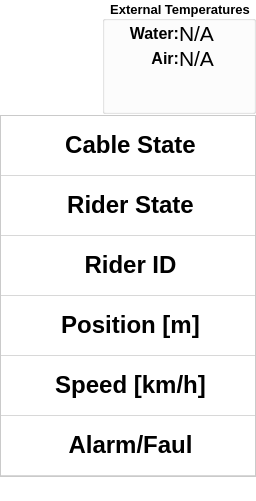
                  <widget class="QWidget" name="MainTab">
                   <property name="styleSheet">
                    <string notr="true">background-color: rgba(255, 255, 255, 0);</string>
                   </property>
                   <attribute name="title">
                    <string>Main</string>
                   </attribute>
                   <layout class="QGridLayout" name="gridLayout_11">
                    <property name="leftMargin">
                     <number>0</number>
                    </property>
                    <property name="topMargin">
                     <number>0</number>
                    </property>
                    <property name="rightMargin">
                     <number>0</number>
                    </property>
                    <property name="bottomMargin">
                     <number>0</number>
                    </property>
                    <property name="spacing">
                     <number>0</number>
                    </property>
                    <item row="0" column="0">
                     <layout class="QVBoxLayout" name="verticalLayout_4">
                      <property name="spacing">
                       <number>0</number>
                      </property>
                      <property name="bottomMargin">
                       <number>25</number>
                      </property>
                      <item>
                       <layout class="QHBoxLayout" name="horizontalLayout_17">
                        <property name="spacing">
                         <number>0</number>
                        </property>
                        <item>
                         <widget class="QLabel" name="logo_2">
                          <property name="maximumSize">
                           <size>
                            <width>276</width>
                            <height>16777215</height>
                           </size>
                          </property>
                          <property name="text">
                           <string/>
                          </property>
                          <property name="pixmap">
                           <pixmap resource="Images.qrc">:/img/Img/logo.png</pixmap>
                          </property>
                          <property name="scaledContents">
                           <bool>false</bool>
                          </property>
                         </widget>
                        </item>
                        <item>
                         <widget class="Line" name="line_2">
                          <property name="orientation">
                           <enum>Qt::Vertical</enum>
                          </property>
                         </widget>
                        </item>
                        <item>
                         <spacer name="horizontalSpacer_26">
                          <property name="orientation">
                           <enum>Qt::Horizontal</enum>
                          </property>
                          <property name="sizeHint" stdset="0">
                           <size>
                            <width>40</width>
                            <height>20</height>
                           </size>
                          </property>
                         </spacer>
                        </item>
                        <item>
                         <widget class="QGroupBox" name="groupBox_2">
                          <property name="sizePolicy">
                           <sizepolicy hsizetype="Preferred" vsizetype="Preferred">
                            <horstretch>0</horstretch>
                            <verstretch>0</verstretch>
                           </sizepolicy>
                          </property>
                          <property name="font">
                           <font>
                            <pointsize>10</pointsize>
                            <weight>75</weight>
                            <bold>true</bold>
                           </font>
                          </property>
                          <property name="title">
                           <string>External Temperatures</string>
                          </property>
                          <property name="alignment">
                           <set>Qt::AlignCenter</set>
                          </property>
                          <property name="flat">
                           <bool>true</bool>
                          </property>
                          <property name="checkable">
                           <bool>false</bool>
                          </property>
                          <layout class="QGridLayout" name="gridLayout_7">
                           <property name="leftMargin">
                            <number>0</number>
                           </property>
                           <property name="topMargin">
                            <number>0</number>
                           </property>
                           <property name="rightMargin">
                            <number>0</number>
                           </property>
                           <property name="bottomMargin">
                            <number>0</number>
                           </property>
                           <property name="spacing">
                            <number>0</number>
                           </property>
                           <item row="0" column="0">
                            <layout class="QVBoxLayout" name="verticalLayout_7">
                             <property name="spacing">
                              <number>0</number>
                             </property>
                             <item>
                              <layout class="QGridLayout" name="gridLayout_8">
                               <item row="1" column="1">
                                <widget class="QLabel" name="t_label_4">
                                 <property name="font">
                                  <font>
                                   <pointsize>16</pointsize>
                                  </font>
                                 </property>
                                 <property name="text">
                                  <string>N/A</string>
                                 </property>
                                </widget>
                               </item>
                               <item row="1" column="0">
                                <widget class="QLabel" name="t_label_3">
                                 <property name="font">
                                  <font>
                                   <pointsize>12</pointsize>
                                   <weight>75</weight>
                                   <bold>true</bold>
                                  </font>
                                 </property>
                                 <property name="text">
                                  <string>Air:</string>
                                 </property>
                                 <property name="alignment">
                                  <set>Qt::AlignRight|Qt::AlignTrailing|Qt::AlignVCenter</set>
                                 </property>
                                </widget>
                               </item>
                               <item row="0" column="0">
                                <widget class="QLabel" name="t_label_1">
                                 <property name="font">
                                  <font>
                                   <pointsize>12</pointsize>
                                   <weight>75</weight>
                                   <bold>true</bold>
                                  </font>
                                 </property>
                                 <property name="text">
                                  <string>Water:</string>
                                 </property>
                                 <property name="alignment">
                                  <set>Qt::AlignRight|Qt::AlignTrailing|Qt::AlignVCenter</set>
                                 </property>
                                </widget>
                               </item>
                               <item row="0" column="1">
                                <widget class="QLabel" name="t_label_2">
                                 <property name="font">
                                  <font>
                                   <pointsize>16</pointsize>
                                  </font>
                                 </property>
                                 <property name="text">
                                  <string>N/A</string>
                                 </property>
                                </widget>
                               </item>
                              </layout>
                             </item>
                             <item>
                              <spacer name="verticalSpacer_4">
                               <property name="orientation">
                                <enum>Qt::Vertical</enum>
                               </property>
                               <property name="sizeHint" stdset="0">
                                <size>
                                 <width>20</width>
                                 <height>40</height>
                                </size>
                               </property>
                              </spacer>
                             </item>
                            </layout>
                           </item>
                          </layout>
                         </widget>
                        </item>
                       </layout>
                      </item>
                      <item>
                       <widget class="QTableWidget" name="tableWidget">
                        <property name="sizePolicy">
                         <sizepolicy hsizetype="Expanding" vsizetype="Expanding">
                          <horstretch>0</horstretch>
                          <verstretch>0</verstretch>
                         </sizepolicy>
                        </property>
                        <property name="minimumSize">
                         <size>
                          <width>200</width>
                          <height>362</height>
                         </size>
                        </property>
                        <property name="maximumSize">
                         <size>
                          <width>16777215</width>
                          <height>360</height>
                         </size>
                        </property>
                        <property name="font">
                         <font>
                          <pointsize>18</pointsize>
                          <weight>75</weight>
                          <bold>true</bold>
                         </font>
                        </property>
                        <property name="styleSheet">
                         <string notr="true">background-color: rgba(255, 255, 255, 230);</string>
                        </property>
                        <property name="columnCount">
                         <number>1</number>
                        </property>
                        <attribute name="horizontalHeaderVisible">
                         <bool>false</bool>
                        </attribute>
                        <attribute name="horizontalHeaderCascadingSectionResizes">
                         <bool>true</bool>
                        </attribute>
                        <attribute name="horizontalHeaderMinimumSectionSize">
                         <number>200</number>
                        </attribute>
                        <attribute name="horizontalHeaderDefaultSectionSize">
                         <number>260</number>
                        </attribute>
                        <attribute name="horizontalHeaderHighlightSections">
                         <bool>false</bool>
                        </attribute>
                        <attribute name="verticalHeaderVisible">
                         <bool>false</bool>
                        </attribute>
                        <attribute name="verticalHeaderCascadingSectionResizes">
                         <bool>true</bool>
                        </attribute>
                        <attribute name="verticalHeaderMinimumSectionSize">
                         <number>60</number>
                        </attribute>
                        <attribute name="verticalHeaderDefaultSectionSize">
                         <number>60</number>
                        </attribute>
                        <attribute name="verticalHeaderHighlightSections">
                         <bool>false</bool>
                        </attribute>
                        <row>
                         <property name="text">
                          <string>State Cable</string>
                         </property>
                        </row>
                        <row>
                         <property name="text">
                          <string>State Rider</string>
                         </property>
                        </row>
                        <row>
                         <property name="text">
                          <string>ID Rider</string>
                         </property>
                        </row>
                        <row>
                         <property name="text">
                          <string>Position [m]</string>
                         </property>
                        </row>
                        <row>
                         <property name="text">
                          <string>Speed [km/h]</string>
                         </property>
                        </row>
                        <row>
                         <property name="text">
                          <string>Alarm/Faul</string>
                         </property>
                        </row>
                        <column>
                         <property name="text">
                          <string>test</string>
                         </property>
                         <property name="textAlignment">
                          <set>AlignCenter</set>
                         </property>
                        </column>
                        <item row="0" column="0">
                         <property name="text">
                          <string>Cable State</string>
                         </property>
                         <property name="textAlignment">
                          <set>AlignCenter</set>
                         </property>
                         <property name="flags">
                          <set>ItemIsEnabled</set>
                         </property>
                        </item>
                        <item row="1" column="0">
                         <property name="text">
                          <string>Rider State</string>
                         </property>
                         <property name="textAlignment">
                          <set>AlignCenter</set>
                         </property>
                         <property name="flags">
                          <set>ItemIsEnabled</set>
                         </property>
                        </item>
                        <item row="2" column="0">
                         <property name="text">
                          <string>Rider ID</string>
                         </property>
                         <property name="textAlignment">
                          <set>AlignCenter</set>
                         </property>
                         <property name="flags">
                          <set>ItemIsEnabled</set>
                         </property>
                        </item>
                        <item row="3" column="0">
                         <property name="text">
                          <string>Position [m]</string>
                         </property>
                         <property name="textAlignment">
                          <set>AlignCenter</set>
                         </property>
                         <property name="flags">
                          <set>ItemIsEnabled</set>
                         </property>
                        </item>
                        <item row="4" column="0">
                         <property name="text">
                          <string>Speed [km/h]</string>
                         </property>
                         <property name="textAlignment">
                          <set>AlignCenter</set>
                         </property>
                         <property name="flags">
                          <set>ItemIsEnabled</set>
                         </property>
                        </item>
                        <item row="5" column="0">
                         <property name="text">
                          <string>Alarm/Faul</string>
                         </property>
                         <property name="textAlignment">
                          <set>AlignCenter</set>
                         </property>
                         <property name="flags">
                          <set>ItemIsEnabled</set>
                         </property>
                        </item>
                       </widget>
                      </item>
                     </layout>
                    </item>
                   </layout>
                  </widget>
